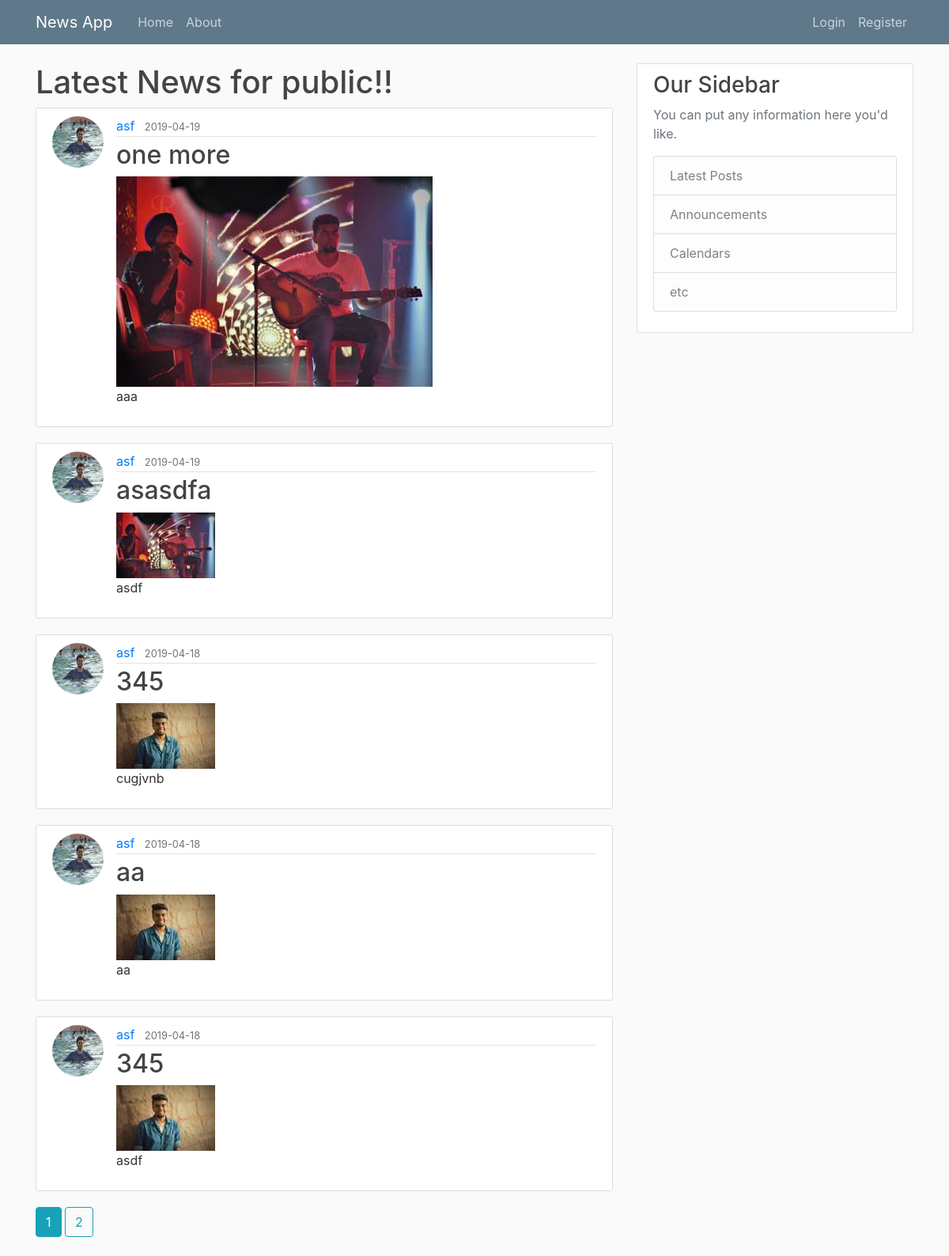
The page /home on the database its author committed.
### flaskblog/models.py (models this page shows, shortened)
class Post(db.Model):
    id = db.Column(db.Integer, primary_key=True)
    title = db.Column(db.String(100), nullable=False)
    date_posted = db.Column(db.DateTime, nullable=False,
                            default=datetime.utcnow)
    content = db.Column(db.Text, nullable=False)
    user_id = db.Column(db.Integer, db.ForeignKey('user.id'), nullable=False)
    image_file = db.Column(db.String(20), nullable=False,
                           default='default1.jpg')

class User(db.Model, UserMixin):
    id = db.Column(db.Integer, primary_key=True)
    username = db.Column(db.String(20), unique=True, nullable=False)
    email = db.Column(db.String(120), unique=True, nullable=False)
    image_file = db.Column(db.String(20), nullable=False,
                           default='default.jpg')
    password = db.Column(db.String(60), nullable=False)
    posts = db.relationship('Post', backref='author', lazy=True)

### flaskblog/main/routes.py (the view)
@main.route("/")
@main.route("/home")
def home():
    page = request.args.get('page', 1, type=int)
    posts = Post.query.order_by(
        Post.date_posted.desc()).paginate(page=page, per_page=5)
    return render_template('home.html', posts=posts)

### flaskblog/templates/home.html
{% extends "layout.html" %} {% block content %}
<h1>Latest News for public!!</h1>
{% for post in posts.items %}
<article class="media content-section">
  <img
    src="{{ url_for('static',filename='profile_pics/' + post.author.image_file) }}"
    alt=""
    class="rounded-circle article-img"
  />
  <div class="media-body">
    <div class="article-metadata">
      <a class="mr-2" href="{{ url_for('users.user_posts', username=post.author.username) }}">{{ post.author.username }}</a>
      <small class="text-muted">{{
        post.date_posted.strftime("%Y-%m-%d")
      }}</small>
    </div>
    <h2>
      <a class="article-title" href="{{ url_for('posts.post',post_id=post.id) }}">{{
        post.title
      }}</a>
    </h2>
    <img src="{{ url_for('static',filename='profile_pics/' + post.image_file) }}" alt="" class="responsive" />
    <p class="article-content">{{ post.content }}</p>
  </div>
</article>
{% endfor %}
{% for page_num in posts.iter_pages(left_edge=1, right_edge=1, left_current=1, right_current=2) %}
  {% if page_num %}
    {% if posts.page == page_num %}
      <a class='btn btn-info mb-4' href="{{ url_for('main.home',page=page_num)}}">{{ page_num }}</a>
    {% else %}
      <a class='btn btn-outline-info mb-4' href="{{ url_for('main.home',page=page_num)}}">{{ page_num }}</a>
    {% endif %}
  {% else %}
  ...
  {% endif %}
{% endfor %}
{% endblock content %}

### flaskblog/templates/layout.html (shortened to what this page needs)
<!DOCTYPE html>
<html>
  <head>
    <link
      rel="stylesheet"
      href="https://stackpath.bootstrapcdn.com/bootstrap/4.3.1/css/bootstrap.min.css"
    />
    <link rel="stylesheet" type="text/css" href="{{ url_for('static',filename='main.css') }}">
  </head>
  <body>
    <header class="site-header">
      <nav class="navbar navbar-expand-md navbar-dark bg-steel fixed-top">
        <div class="container">
          <a class="navbar-brand mr-4" href="/">News App</a>
          <div class="collapse navbar-collapse" id="navbarToggle">
            <div class="navbar-nav mr-auto">
              <a class="nav-item nav-link" href="{{ url_for('main.home')}}">Home</a>
              <a class="nav-item nav-link" href="{{ url_for('main.about') }}">About</a>
            </div>
            <div class="navbar-nav">
              {% if current_user.is_authenticated %}
              <a class="nav-item nav-link" href="{{ url_for('posts.new_post') }}">New Post</a>
              <a class="nav-item nav-link" href="{{ url_for('users.account') }}">Account</a>
              <a class="nav-item nav-link" href="{{ url_for('users.register') }}">Register</a>
              <a class="nav-item nav-link" href="{{ url_for('users.logout') }}">Logout</a>
              {% else %}
                <a class="nav-item nav-link" href="{{ url_for('users.login') }}">Login</a>
                <a class="nav-item nav-link" href="{{ url_for('users.register') }}">Register</a>
              {% endif %}
            </div>
          </div>
        </div>
      </nav>
    </header>
    <main role="main" class="container">
      <div class="row">
        <div class="col-md-8">
          {% block content %}{% endblock %}
        </div>
        <div class="col-md-4">
          <div class="content-section">
            <h3>Our Sidebar</h3>
            <p class='text-muted'>You can put any information here you'd like.
              <ul class="list-group">
                <li class="list-group-item list-group-item-light">Latest Posts</li>
                <li class="list-group-item list-group-item-light">Announcements</li>
                <li class="list-group-item list-group-item-light">Calendars</li>
                <li class="list-group-item list-group-item-light">etc</li>
              </ul>
            </p>
          </div>
        </div>
      </div>
    </main>
  </body>
</html>

### flaskblog/static/main.css (style rules this page uses)
body { background: #fafafa; color: #333333; margin-top: 5rem; }
h1, h2, h3, h4, h5, h6 { color: #444444; }
.bg-steel { background-color: #5f788a; }
.site-header .navbar-nav .nav-link { color: #cbd5db; }
.content-section { background: #ffffff; padding: 10px 20px; border: 1px solid #dddddd; border-radius: 3px; margin-bottom: 20px; }
.article-title { color: #444444; }
.article-content { white-space: pre-line; }
.article-img { height: 65px; width: 65px; margin-right: 16px; }
.article-metadata { padding-bottom: 1px; margin-bottom: 4px; border-bottom: 1px solid #e3e3e3 }

### rows shown on the page
Post: image_file (picture), author.username "asf", date_posted "2019-04-19", title "one more", content "aaa"
Post: image_file (picture), author.username "asf", date_posted "2019-04-19", title "asasdfa", content "asdf"
Post: image_file (picture), author.username "asf", date_posted "2019-04-18", title "345", image_file (placeholder picture), content "cugjvnb"
Post: image_file (picture), author.username "asf", date_posted "2019-04-18", title "aa", image_file (placeholder picture), content "aa"
Post: image_file (picture), author.username "asf", date_posted "2019-04-18", title "345", image_file (placeholder picture), content "asdf"

### other values the page prints
{{ page_num }} "1"
{{ page_num }} "2"
